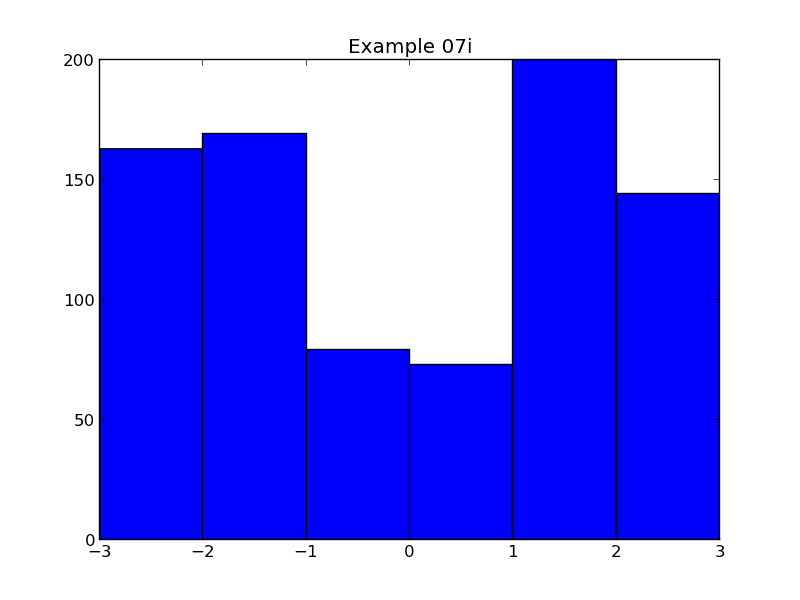

Recreate this plot in Python.
import matplotlib.pyplot as pyplot
import plotdata

data = plotdata.data07

pyplot.hist(data, bins=[-3.0,-2.0,-1.0,0.0,1.0,2.0,3.0])

pyplot.title('Example 07i')
pyplot.savefig('example07i.png')
